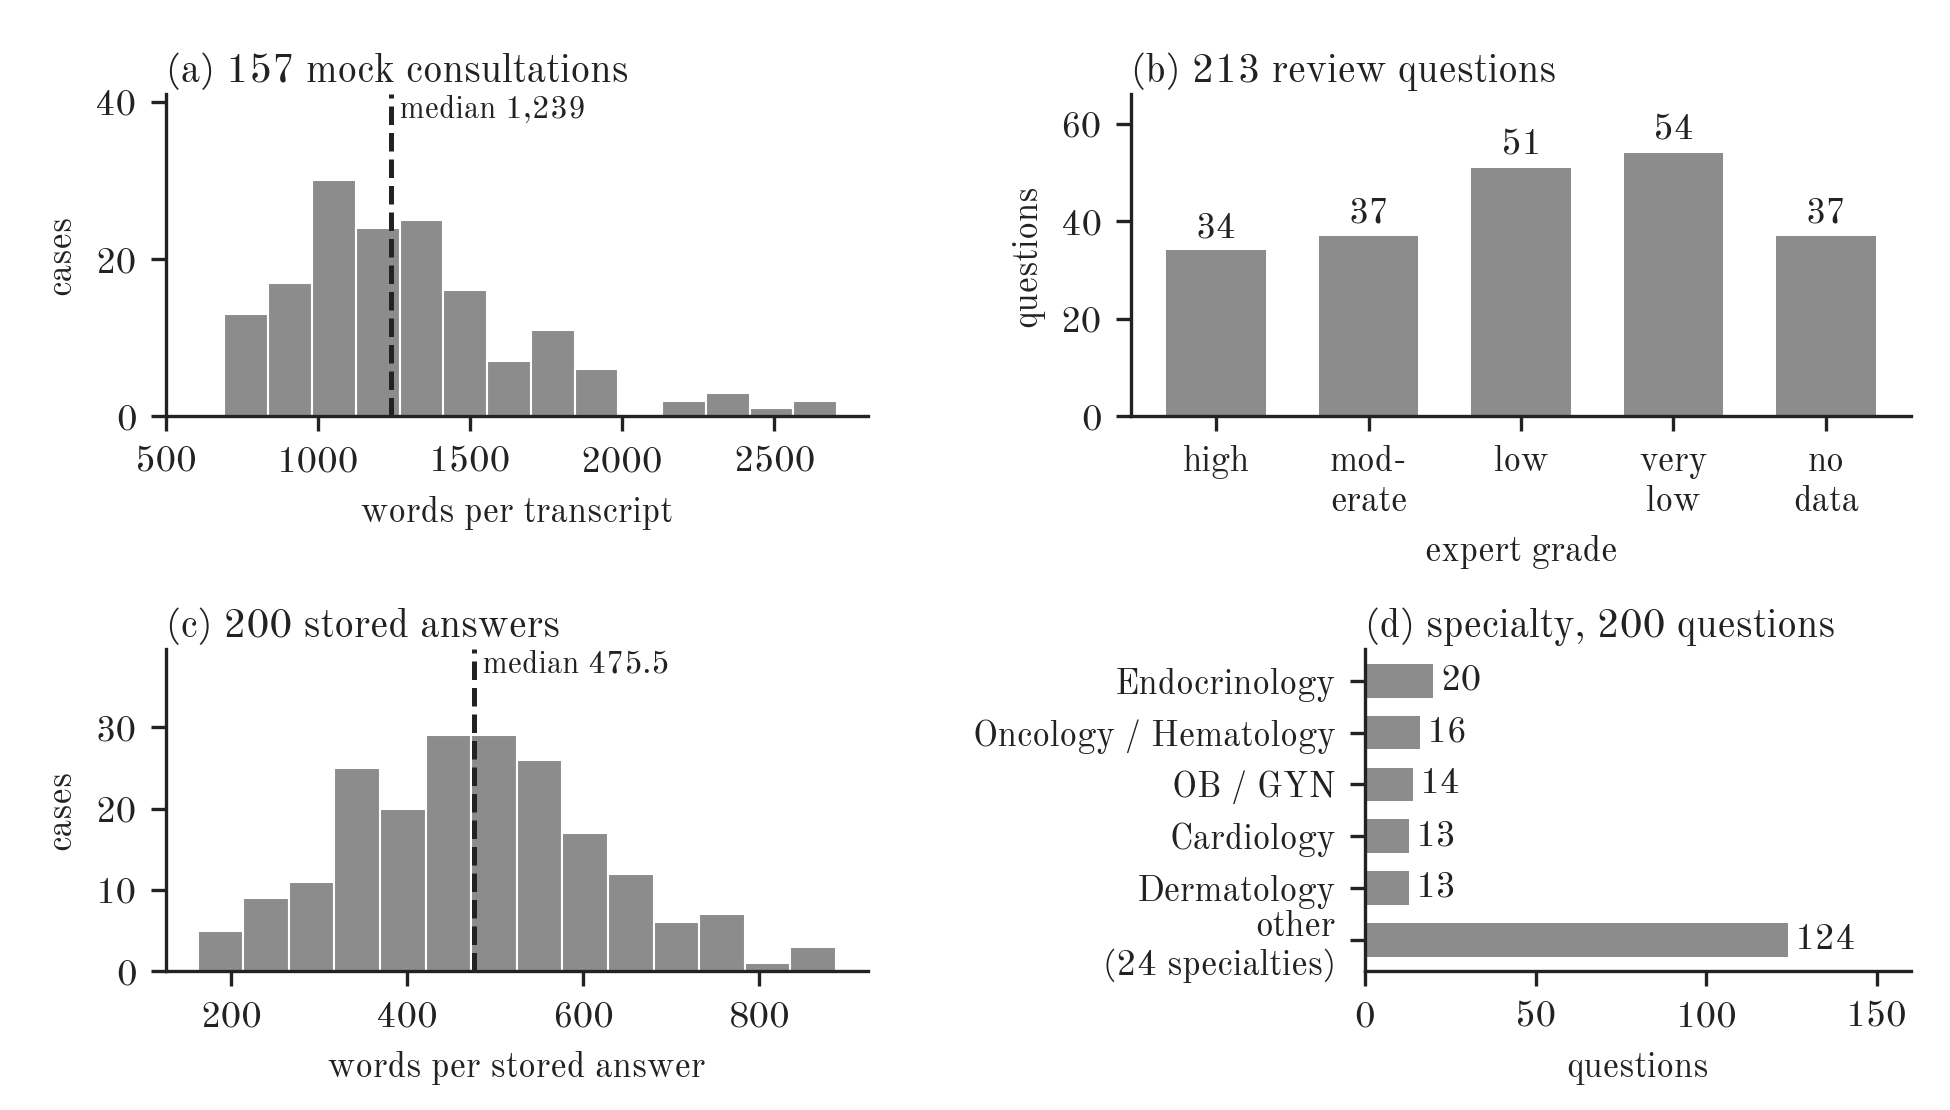

Reproduce this figure in Python.
"""Figure J2: what the test set looks like. Per-item values are computed with the same loaders as
analysis/data_appendix.py (config/design_choices.json -> the case files), and every count and median
is asserted against analysis/data_appendix_numbers.json.
"""
import json
import os
import statistics
import sys
from collections import Counter

import style
import matplotlib.pyplot as plt

style.apply()
MID = "#8C8C8C"   # neutral: the blues mean outcomes in the other figures
ROOT = os.path.abspath(os.path.join(style.HERE, "..", ".."))
cfg = json.load(open(os.path.join(ROOT, "config/design_choices.json"), encoding="utf-8"))
N = json.load(open(os.path.join(style.HERE, "..", "analysis", "data_appendix_numbers.json")))


def jl(path):
    with open(path, encoding="utf-8") as f:
        return [json.loads(l) for l in f if l.strip()]


exp1 = jl(os.path.join(ROOT, cfg["cases"]["files"]["1"]))
exp2 = jl(os.path.join(ROOT, cfg["cases"]["files"]["2"]))
words = lambda t: len(str(t).split())

tw = [words(v["conversation"]) for v in exp1 if v["split"] == "test"]
graded_test = [v for v in exp2 if v["meta"]["case_kind"] == "graded" and v["split"] == "test"]
stored_test = [v for v in exp2 if v["meta"]["case_kind"] == "stored" and v["split"] == "test"]
grades = Counter(str(v["expert_certainty"]) for v in graded_test)
aw = [words(v["given_answer"]) for v in stored_test]
spec = Counter(v["meta"]["specialty"] for v in stored_test)
top5 = spec.most_common(5)
other = len(stored_test) - sum(c for _, c in top5)

def need(cond, msg):
    if not cond:
        sys.exit("assertion failed: " + msg)

need(len(tw) == N["aci"]["test_words"]["n"] == 157, "157 transcripts")
need(statistics.median(tw) == N["aci"]["test_words"]["median"] == 1239, "median transcript words")
need((min(tw), max(tw)) == (N["aci"]["test_words"]["min"], N["aci"]["test_words"]["max"]), "transcript range")
need(len(graded_test) == N["medevidence"]["test"] == 213, "213 graded")
need(dict(grades) == N["medevidence"]["test_grade_levels"], "grade counts")
need(len(aw) == N["pocqi"]["test_answer_words"]["n"] == 200, "200 answers")
need(statistics.median(aw) == N["pocqi"]["test_answer_words"]["median"] == 475.5, "median answer words")
need((min(aw), max(aw)) == (N["pocqi"]["test_answer_words"]["min"], N["pocqi"]["test_answer_words"]["max"]), "answer range")
need([list(t) for t in top5] == N["pocqi"]["test_specialties_top5"], "top 5 specialties")
need(other == N["pocqi"]["test_specialties_other"] == 124, "other specialties")
need(len(spec) - 5 == 24, "24 other specialties")

fig = plt.figure(figsize=(style.WIDTH_IN, 3.7))
pos = {(0, 0): [0.085, 0.625, 0.36, 0.29], (0, 1): [0.58, 0.625, 0.40, 0.29],
       (1, 0): [0.085, 0.125, 0.36, 0.29], (1, 1): [0.70, 0.125, 0.28, 0.29]}
import numpy as np
axs = np.empty((2, 2), dtype=object)
for k, v in pos.items():
    axs[k] = fig.add_axes(v)


def tidy(ax):
    for s in ("top", "right"):
        ax.spines[s].set_visible(False)
    ax.tick_params(labelsize=style.LABEL)

def hist(ax, vals, med, bins, xlabel, label):
    ax.hist(vals, bins=bins, color=MID, edgecolor="white", linewidth=0.5)
    top = ax.get_ylim()[1]
    ax.set_ylim(0, top * 1.3)
    ax.axvline(med, color=style.INK, lw=1.2, ls="--")
    ax.text(med, top * 1.3, f" median {med:,g}", ha="left", va="top", fontsize=style.NOTE)
    ax.set_xlabel(xlabel, fontsize=style.LABEL)
    ax.set_ylabel("cases", fontsize=style.LABEL)
    ax.set_title(label, fontsize=style.HEAD, loc="left", pad=3)
    tidy(ax)

hist(axs[0, 0], tw, 1239, 14, "words per transcript", "(a) 157 mock consultations")
axs[0, 0].set_xticks([500, 1000, 1500, 2000, 2500])
ax = axs[0, 1]
order = ["high", "moderate", "low", "very low", "no data"]
vals = [grades[g] for g in order]
bars = ax.bar(range(5), vals, color=MID, width=0.65)
for b, v in zip(bars, vals):
    ax.text(b.get_x() + b.get_width() / 2, v + 1, str(v), ha="center", va="bottom", fontsize=style.LABEL)
ax.set_xticks(range(5))
ax.set_xticklabels(["high", "mod-\nerate", "low", "very\nlow", "no\ndata"], fontsize=style.LABEL)
ax.set_ylim(0, 66)
ax.set_ylabel("questions", fontsize=style.LABEL)
ax.set_xlabel("expert grade", fontsize=style.LABEL)
ax.set_title("(b) 213 review questions", fontsize=style.HEAD, loc="left", pad=3)
tidy(ax)
hist(axs[1, 0], aw, 475.5, 14, "words per stored answer", "(c) 200 stored answers")
ax = axs[1, 1]
labels = [k for k, _ in top5] + ["other\n(24 specialties)"]
vals = [c for _, c in top5] + [other]
ys = range(len(vals))[::-1]
bars = ax.barh(list(ys), vals, color=MID, height=0.65)
for y, v in zip(ys, vals):
    ax.text(v + 2, y, str(v), va="center", fontsize=style.LABEL)
ax.set_yticks(list(ys))
ax.set_yticklabels(labels, fontsize=style.LABEL)
ax.set_xlim(0, 160)
ax.set_xticks([0, 50, 100, 150])
ax.set_xlabel("questions", fontsize=style.LABEL)
ax.set_title("(d) specialty, 200 questions", fontsize=style.HEAD, loc="left", pad=3)
tidy(ax)
style.save(fig, "figJ2_test_data")
